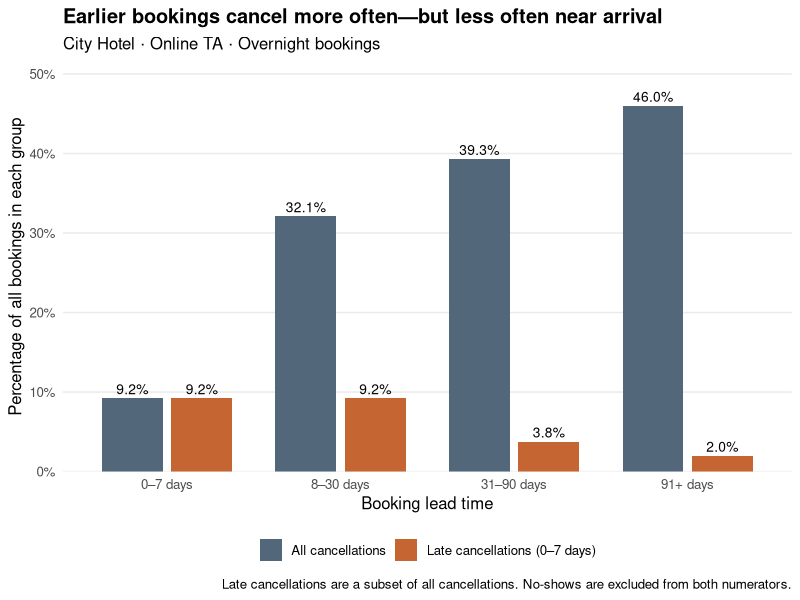
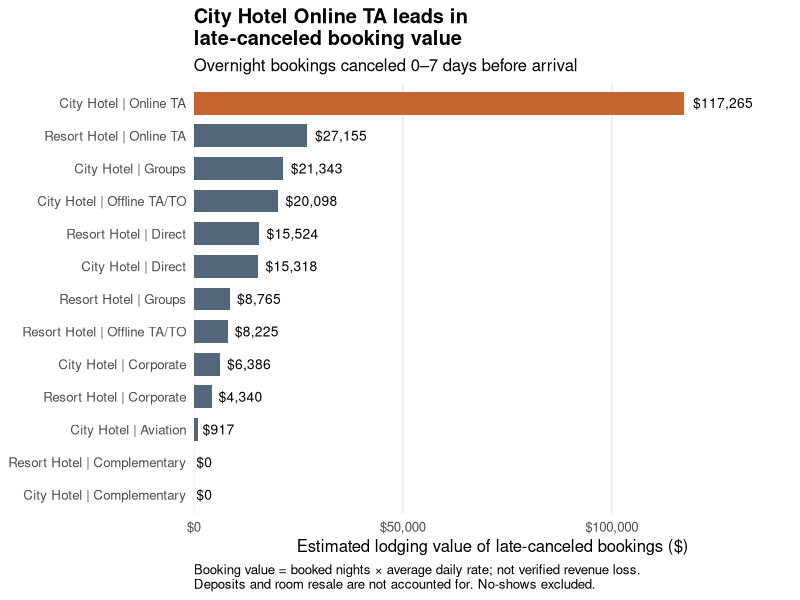
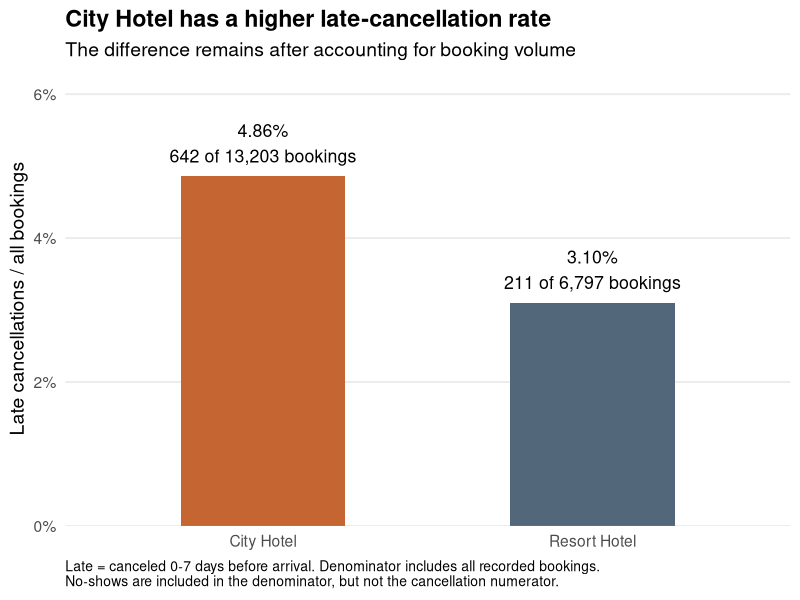
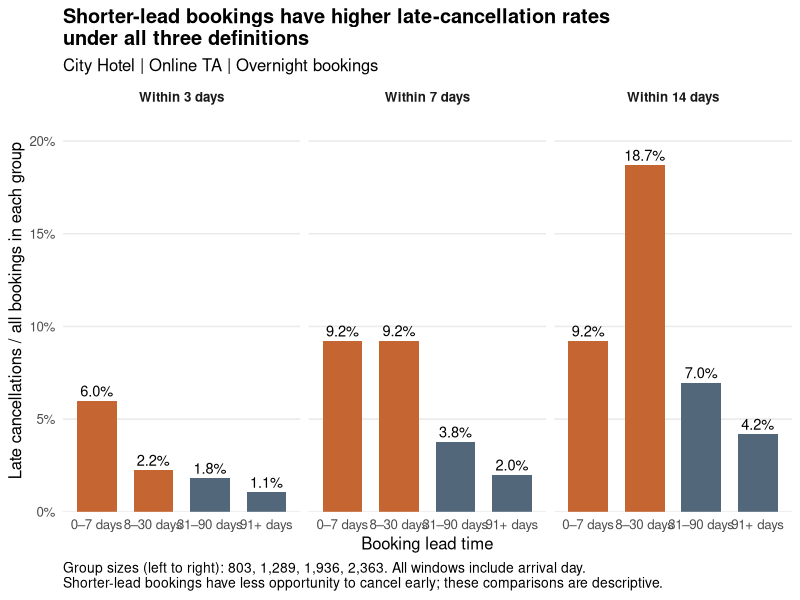
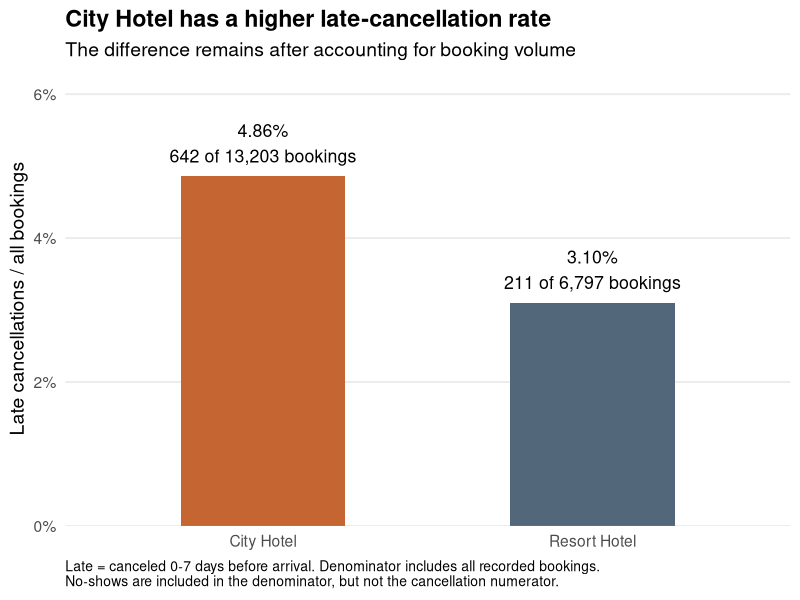
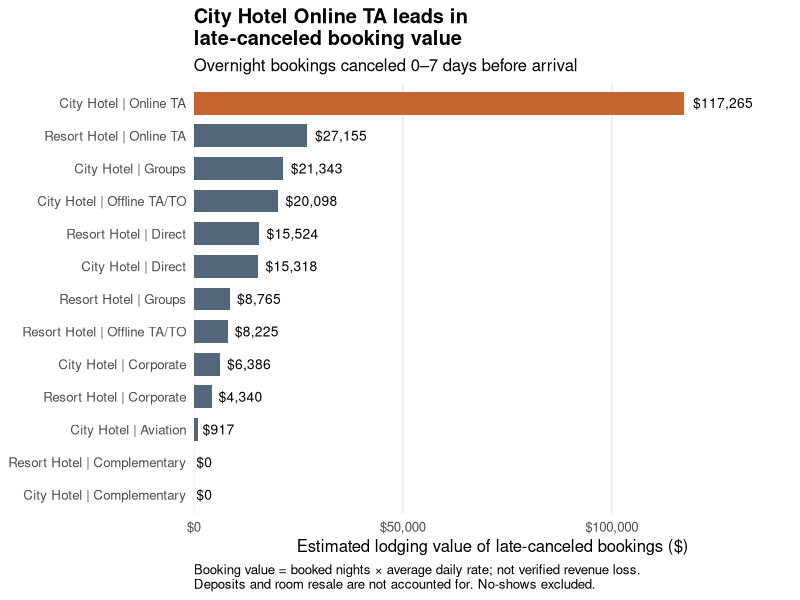
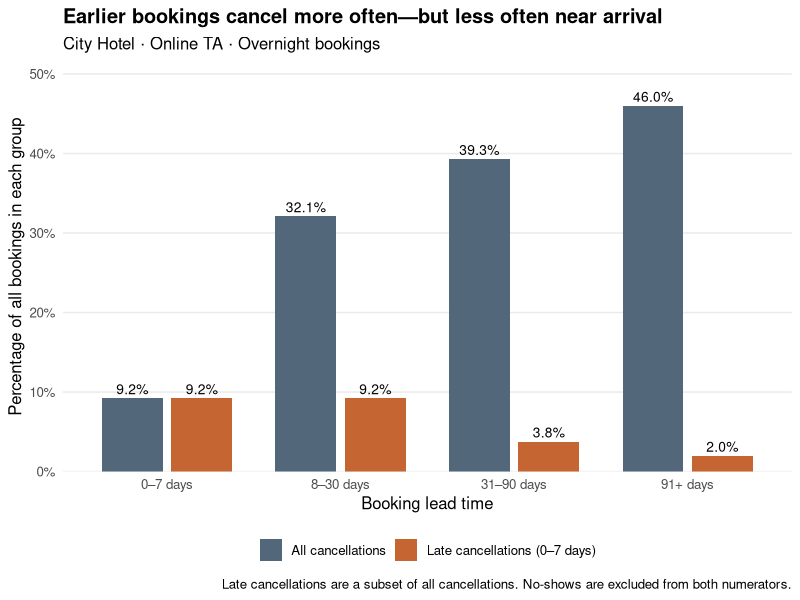
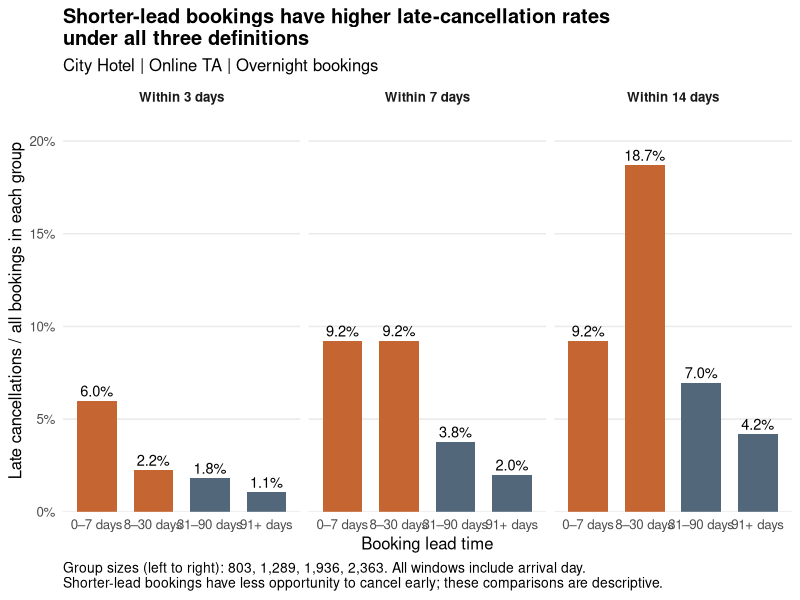

Generate these figures, in order, with R:
# PROJECT MAP --------------------------------------------------------------
# Working question: Where are late cancellations concentrated, and what
# evidence can guide a targeted response by NC Hotel Group?
# Late = canceled 0-7 days before arrival, including arrival day.
# One row = one booking, not one guest. No-shows are analyzed separately
# from actual cancellations here: only status == "Canceled" is selected.
# Booking value = booked nights * daily rate; this is NOT verified revenue loss.
#
# Sections below follow the questions we have explored together:
# Q1 outcomes; Q2 notice timing; Q3 property comparison; Q4 channels;
# Q5 nights/rates quality checks; Q6 booking value; Q7 deposit terms.
# Remaining: reconcile inclusion rules, select one focused follow-up,
# check 3/7/14-day definitions, then synthesize charts and recommendations.

# SETUP: Load packages and the original reservations ------------------------
library(tidyverse)
library(lubridate)

nc_hotel <- read.csv("nc_hotel_group.csv")

# Q1. What does each outcome mean, and how is canceled coded? ----------------
# Earlier output: 7,348 Canceled; 12,462 Check-Out; 190 No-Show.
# Both Canceled and No-Show have canceled == 1.
# Count outcomes and inspect cancellation dates in separate pipelines.

#glimpse(nc_hotel)

nc_hotel |> 
  count(status, canceled)

nc_hotel |>
  filter(status == "Canceled") |>
  select(status, status_date) |> 
  head()


class(nc_hotel$status_date)

# Q2. How far before arrival do actual cancellations occur? -----------------
# Subtract cancellation date from arrival date; negative values need review.
# Keep actual cancellations and calculate advance notice
cancellations <- nc_hotel |>
  filter(status == "Canceled") |>
  mutate(
    status_date = ymd(status_date),
    arrival_date = make_date(
      year = arrival_year,
      month = match(arrival_month, month.name),
      day = arrival_day_of_month
    ),
    days_before_arrival = as.numeric(arrival_date - status_date)
  )

# Check the resulting dates and differences
cancellations |> 
  select(arrival_date, status_date, days_before_arrival) |>
  head()

# Check for missing dates and cancellations recorded after arrival
cancellations |>
  summarise(
    total_cancellations = n(),
    missing_notice = sum(is.na(days_before_arrival)),
    negative_notice = sum(days_before_arrival < 0, na.rm = TRUE),
    same_day = sum(days_before_arrival == 0, na.rm = TRUE)
  )

# Inspect any records with negative notice
cancellations |>
  filter(days_before_arrival < 0) |>
  select(property, arrival_date, status_date, days_before_arrival)

# Inspect the overall distribution
summary(cancellations$days_before_arrival)

# Q2b. What share of cancellations happen within 0-7 days of arrival? --------
# Denominator: all canceled bookings (7,348), not all reservations.
# Earlier result: 853 / 7,348 = about 11.61%.
# Check missing_notice above: missing notice must not silently count as nonlate.
cancellations |> 
  summarise(
    total_cancellations = n(),
    late_cancellations = sum(
      days_before_arrival >= 0 & days_before_arrival <= 7,
      na.rm = TRUE
    ),
    late_percentage = late_cancellations / total_cancellations * 100
  )

# Q3a. Among cancellations, does the late share differ by property? ----------
# Earlier results: City 11.7%; Resort 11.4%. These are NOT all-booking rates.
cancellations |>
  group_by(property) |>
  summarise(
    total_cancellations = n(),
    late_cancellations = sum(
      days_before_arrival >= 0 & days_before_arrival <= 7,
      na.rm = TRUE
    ),
    late_percentage = late_cancellations / total_cancellations * 100
  )

# Q3b. What fraction of ALL bookings cancel late at each property? -----------
# Numerator comes from cancellations; denominator comes from nc_hotel.
# Earlier results: City 642/13,203 = 4.86%; Resort 211/6,797 = 3.10%.
late_cancellation <- cancellations |> 
  group_by(property) |> 
  summarise(
    late_cancellations = sum(
        days_before_arrival >= 0 & days_before_arrival <= 7,
      na.rm = TRUE
    ),
    .groups = "drop"
  ) 

booking_total <- nc_hotel |> 
  group_by(property) |> 
  summarise(
    total_booking = n(),
    .groups = "drop"
  )

booking_total |>
  left_join(late_cancellation, by = "property") |>
  mutate(
    late_rate_all_bookings = late_cancellations / total_booking * 100
  )
   
# Q4. Which property/channel combinations contribute late cancellations? ----
# Compare both counts (scale) and rates (frequency); small groups are unstable.
# City Online TA: 313 late cancellations among 6,409 bookings (4.88%).
 channel_totals <- nc_hotel |> 
   group_by(property, booking_channel) |> 
   summarise(
    total_booking = n(),
    .groups = "drop"
)

channel_late <- cancellations |> 
  group_by(property, booking_channel) |> 
   summarise(
    late_cancellations = sum(
        days_before_arrival >= 0 & days_before_arrival <= 7,
      na.rm = TRUE
    ),
    .groups = "drop"
  )

channel_totals |> 
  left_join(channel_late, by = c("property", "booking_channel")) |> 
  replace_na(list(late_cancellations = 0)) |> 
  mutate(
    late_rate = late_cancellations / total_booking * 100
  ) |> 
  arrange(desc(late_cancellations))

# Q5a. Are booked stay lengths suitable for a booking-value calculation? -----
# 105 zero-night records; no missing lengths. Zero nights does not mean
# no reservation or low hotel occupancy. Preserve original records for now.
nc_hotel <- nc_hotel |>
  mutate(
    total_nights = weekend_stays + week_stays
  )

# Inspect the distribution
summary(nc_hotel$total_nights)

nc_hotel |>
  summarise(
    zero_night_bookings = sum(total_nights == 0, na.rm = TRUE),
    missing_total_nights = sum(is.na(total_nights))
  )

# Examine zero-night bookings by property and outcome
nc_hotel |>
  filter(total_nights == 0) |>
  count(property, status)

# Q5b. Are daily rates missing, zero, negative, or unusually high? ------------
# Earlier checks: 293 zeros, no negatives/missing; maximum $451.50.
# Zero rates may be legitimate; a high rate alone is not proof of an error.
summary(nc_hotel$average_daily_rate)

nc_hotel |> 
  summarise(
    zero_rate_bookings = sum(average_daily_rate == 0, na.rm = TRUE),
    negative_rate = sum(average_daily_rate < 0, na.rm = TRUE),
    missing_rates = sum(is.na(average_daily_rate)),
    all_booking = n()
  ) 

nc_hotel |> 
  arrange(desc(average_daily_rate)) |> 
  select(property, status, total_nights,average_daily_rate) |> 
  head()

# Q6. Which channels have the most lodging value attached to late cancels? ---
# Updating nc_hotel did not update the separately created cancellations table.
# The filter below excludes zero-night records for the overnight-value analysis.
cancellations <- cancellations |> 
  mutate(
    total_nights = weekend_stays + week_stays
  )

late_cancellation_values <- cancellations |> 
  filter(
    days_before_arrival >= 0 & days_before_arrival <= 7 & total_nights > 0
  ) |> 
  mutate(
    booking_value = total_nights * average_daily_rate
  )
  

channel_value_summary <- late_cancellation_values |> 
  group_by(property, booking_channel) |> 
  summarise(
    late_cancellations = n(),
    summed_booking = sum(booking_value, na.rm = TRUE),
    .groups = "drop"
  ) |> 
  arrange(desc(summed_booking))

channel_value_summary

# Q7a. What deposit terms do City Online TA late cancellations have? ----------
# Earlier result: 312 No Deposit (~$117,143); 1 Non Refund (~$122).
# These are counts among late cancellations, not deposit-specific risk rates.
late_cancellation_values |> 
  filter(property == "City Hotel", booking_channel == "Online TA") |> 
  group_by(deposit_terms) |> 
  summarise(
    total_booking = n(),
    summed_booking = sum(booking_value, na.rm = TRUE)
  )

# Q7b. What are late-cancellation rates within each deposit category? --------
# Both tables below exclude zero-night bookings consistently.
# Earlier results: No Deposit 312/6,383; Non Refund 1/6; Refundable 0/2.
# Deposit groups are too small for a reliable comparison of deposit effects.
# Terms are not proof of collected payments; observational rates are not causal.
# Count all overnight bookings by deposit terms
deposit_totals <- nc_hotel |>
  filter(
    property == "City Hotel",
    booking_channel == "Online TA",
    total_nights > 0
  ) |>
  group_by(deposit_terms) |>
  summarise(
    all_bookings = n(),
    .groups = "drop"
  )

# Count late-canceled overnight bookings by deposit terms
deposit_late <- late_cancellation_values |>
  filter(
    property == "City Hotel",
    booking_channel == "Online TA",
    total_nights > 0
  ) |>
  group_by(deposit_terms) |>
  summarise(
    late_cancellations = n(),
    .groups = "drop"
  )

# Join the summaries and calculate rates
deposit_comparison <- deposit_totals |>
  left_join(deposit_late, by = "deposit_terms") |>
  replace_na(list(late_cancellations = 0L)) |>
  mutate(
    late_rate = late_cancellations / all_bookings * 100
  )

deposit_comparison

# NEXT STEPS (not yet implemented) -----------------------------------------
# 1. Finish relevant quality checks and align inclusion rules across summaries.
#    Check zero-guest bookings and missing/Undefined categories where relevant.
# 2. Optional focused follow-up: late-cancellation rates by advance_time group
#    within City Online TA. advance_time is booking-to-arrival, not cancel notice.
# 3. Recalculate key comparisons using 3 and 14 days instead of 7 to check
#    whether the main finding depends on our chosen definition of late.
# 4. Choose a small set of charts, recommendations, and explicit limitations.
#    Deposit effectiveness and a safe overbooking number are not established.
# 5. Prepare reproducible analysis, <=10-slide PDF, and interview explanations.

nc_hotel |>
  filter(
    property == "City Hotel",
    booking_channel == "Online TA",
    total_nights > 0
  ) |>
  select(advance_time) |> 
  summary()


# Select our segment and create booking lead-time groups
city_online_bookings <- nc_hotel |>
  filter(
    property == "City Hotel",
    booking_channel == "Online TA",
    total_nights > 0
  ) |>
  mutate(
    lead_time_group = case_when(
      is.na(advance_time) ~ "Missing",
      advance_time < 0 ~ "Invalid",
      advance_time <= 7 ~ "0–7 days",
      advance_time <= 30 ~ "8–30 days",
      advance_time <= 90 ~ "31–90 days",
      TRUE ~ "91+ days"
    ),
    lead_time_group = factor(
      lead_time_group,
      levels = c(
        "0–7 days", "8–30 days", "31–90 days",
        "91+ days", "Missing", "Invalid"
      )
    )
  )

# Check the number of bookings in each group
city_online_bookings |>
  count(lead_time_group, name = "all_bookings")

city_online_bookings <- city_online_bookings |>
  mutate(
    status_date = ymd(status_date),
    arrival_date = make_date(
      year = arrival_year,
      month = match(arrival_month, month.name),
      day = arrival_day_of_month
    ),
    days_before_arrival = if_else(
      status == "Canceled",
      as.numeric(arrival_date - status_date),
      NA_real_
  )
)

lead_time_summary <- city_online_bookings |>
  group_by(lead_time_group) |>
  summarise(
    all_bookings = n(),
    actual_cancellations = sum(status == "Canceled", na.rm = TRUE),
    late_3_days = sum(
      status == "Canceled" &
        days_before_arrival >= 0 & days_before_arrival <= 3,
      na.rm = TRUE
    ),
    late_cancellations = sum(
      status == "Canceled" &
        days_before_arrival >= 0 & days_before_arrival <= 7,
      na.rm = TRUE
    ),
    late_14_days = sum(
      status == "Canceled" &
        days_before_arrival >= 0 & days_before_arrival <= 14,
      na.rm = TRUE
    ),
    .groups = "drop"
  ) |>
  mutate(
    cancellation_rate = actual_cancellations / all_bookings * 100,
    late_3_days_rate = late_3_days / all_bookings * 100,
    late_cancellation_rate = late_cancellations / all_bookings * 100,
    late_14_days_rate = late_14_days / all_bookings * 100
  )

lead_time_summary


# List every column name
names(nc_hotel)

# Find columns whose names may describe guest counts
guest_counts <- nc_hotel |>
  select(matches("adult|child|bab|infant|guest", ignore.case = TRUE))

# Inspect the selected column names and distributions
names(guest_counts)
summary(guest_counts)

# Count missing values in each selected column
guest_counts |>
  summarise(
    across(everything(), ~ sum(is.na(.x)))
  )

nc_hotel |> 
  filter(num_adults == 0, num_children == 0) |> 
  count(property, status)

nc_hotel |> 
  arrange(desc(num_adults)) |> 
  select( property, booking_channel, num_adults, num_children, total_nights, average_daily_rate, status) |> 
  head()

late_cancellation_values |> 
  filter(num_adults == 0, num_children == 0) |> 
  select( property, booking_channel, num_adults, days_before_arrival, total_nights, booking_value)

# Reshape the two rate columns for plotting
lead_time_plot_data <- lead_time_summary |>
  select(
    lead_time_group,
    cancellation_rate,
    late_cancellation_rate
  ) |>
  pivot_longer(
    cols = c(cancellation_rate, late_cancellation_rate),
    names_to = "measure",
    values_to = "rate"
  ) |>
  mutate(
    measure = recode(
      measure,
      cancellation_rate = "All cancellations",
      late_cancellation_rate = "Late cancellations (0–7 days)"
    )
  )

# Compare the rates within each booking lead-time group
lead_time_plot <- ggplot(
  lead_time_plot_data,
  aes(x = lead_time_group, y = rate, fill = measure)
) +
  geom_col(position = position_dodge(width = 0.8), width = 0.7) +
  geom_text(
    aes(label = sprintf("%.1f%%", rate)),
    position = position_dodge(width = 0.8),
    vjust = -0.4,
    size = 3.5
  ) +
  scale_fill_manual(
    values = c(
      "All cancellations" = "#526779",
      "Late cancellations (0–7 days)" = "#C46532"
    )
  ) +
  scale_y_continuous(
    labels = scales::label_number(suffix = "%"),
    expand = expansion(mult = c(0, 0.12))
  ) +
  labs(
    title = "Earlier bookings cancel more often—but less often near arrival",
    subtitle = "City Hotel · Online TA · Overnight bookings",
    x = "Booking lead time",
    y = "Percentage of all bookings in each group",
    fill = NULL,
    caption = "Late cancellations are a subset of all cancellations. No-shows are excluded from both numerators."
  ) +
  theme_minimal(base_size = 12) +
  theme(
    legend.position = "bottom",
    panel.grid.major.x = element_blank(),
    panel.grid.minor = element_blank(),
    plot.title = element_text(face = "bold")
  )

print(lead_time_plot)

# Q6 CHART. Where is estimated late-canceled booking value concentrated? -----
# Reuse the saved Q6 summary; one bar represents one property/channel pair.
# Zero-value categories remain visible through their labels and $0 annotations.
channel_value_plot_data <- channel_value_summary |>
  mutate(
    channel_label = paste(property, booking_channel, sep = " | "),
    highlight = property == "City Hotel" & booking_channel == "Online TA"
  )

channel_value_plot <- ggplot(
  channel_value_plot_data,
  aes(
    x = summed_booking,
    y = reorder(channel_label, summed_booking),
    fill = highlight
  )
) +
  geom_col(width = 0.7) +
  geom_text(
    aes(label = scales::dollar(summed_booking, accuracy = 1)),
    hjust = -0.15,
    size = 3.5
  ) +
  scale_fill_manual(
    values = c("FALSE" = "#526779", "TRUE" = "#C46532"),
    guide = "none"
  ) +
  scale_x_continuous(
    labels = scales::label_dollar(),
    expand = expansion(mult = c(0, 0.22))
  ) +
  labs(
    title = "City Hotel Online TA leads in\nlate-canceled booking value",
    subtitle = "Overnight bookings canceled 0–7 days before arrival",
    x = "Estimated lodging value of late-canceled bookings ($)",
    y = NULL,
    caption = paste(
      "Booking value = booked nights × average daily rate; not verified revenue loss.",
      "Deposits and room resale are not accounted for. No-shows excluded.",
      sep = "\n"
    )
  ) +
  theme_minimal(base_size = 12) +
  theme(
    panel.grid.major.y = element_blank(),
    panel.grid.minor = element_blank(),
    plot.title = element_text(face = "bold"),
    plot.caption = element_text(hjust = 0)
  )

print(channel_value_plot)

# Q3 CHART. Is the property difference just a matter of booking volume? ------
# Use ALL recorded bookings, matching Q3 (including zero-night records).
# Labels give numerator and denominator so the rate has visible context.
property_plot_data <- booking_total |>
  left_join(late_cancellation, by = "property") |>
  replace_na(list(late_cancellations = 0L)) |>
  mutate(
    late_rate = late_cancellations / total_booking * 100,
    bar_label = sprintf(
      "%.2f%%\n%s of %s bookings",
      late_rate,
      scales::comma(late_cancellations),
      scales::comma(total_booking)
    )
  )

property_rate_plot <- ggplot(
  property_plot_data, aes(x = property, y = late_rate, fill = property)
) +
  geom_col(width = 0.5, show.legend = FALSE) +
  geom_text(aes(label = bar_label), vjust = -0.35, size = 4.5) +
  scale_fill_manual(values = c("City Hotel" = "#C46532", "Resort Hotel" = "#526779")) +
  scale_y_continuous(
    labels = scales::label_number(suffix = "%"),
    expand = expansion(mult = c(0, 0.3))
  ) +
  labs(
    title = "City Hotel has a higher late-cancellation rate",
    subtitle = "The difference remains after accounting for booking volume",
    x = NULL,
    y = "Late cancellations / all bookings",
    caption = paste(
      "Late = canceled 0-7 days before arrival. Denominator includes all recorded bookings.",
      "No-shows are included in the denominator, but not the cancellation numerator.",
      sep = "\n"
    )
  ) +
  theme_minimal(base_size = 14) +
  theme(
    panel.grid.major.x = element_blank(),
    panel.grid.minor = element_blank(),
    plot.title = element_text(face = "bold"),
    plot.caption = element_text(hjust = 0, size = 10)
  )

print(property_rate_plot)

# SENSITIVITY CHART. Does the conclusion depend on defining late as 7 days? --
# Each panel changes only the cancellation window; denominators and booking
# lead-time groups stay fixed. Shared y-axis scales allow fair comparison.
sensitivity_plot_data <- lead_time_summary |>
  select(lead_time_group, all_bookings, late_3_days_rate,
         late_cancellation_rate, late_14_days_rate) |>
  pivot_longer(
    cols = c(late_3_days_rate, late_cancellation_rate, late_14_days_rate),
    names_to = "window", values_to = "rate"
  ) |>
  mutate(
    window = factor(
      window,
      levels = c("late_3_days_rate", "late_cancellation_rate", "late_14_days_rate"),
      labels = c("Within 3 days", "Within 7 days", "Within 14 days")
    ),
    shorter_lead = lead_time_group %in% c("0–7 days", "8–30 days")
  )

sensitivity_plot <- ggplot(
  sensitivity_plot_data, aes(x = lead_time_group, y = rate, fill = shorter_lead)
) +
  geom_col(width = 0.7, show.legend = FALSE) +
  geom_text(aes(label = sprintf("%.1f%%", rate)), vjust = -0.4, size = 3.7) +
  facet_wrap(~ window, nrow = 1) +
  scale_fill_manual(values = c("TRUE" = "#C46532", "FALSE" = "#526779")) +
  scale_y_continuous(
    labels = scales::label_number(suffix = "%"),
    expand = expansion(mult = c(0, 0.16))
  ) +
  labs(
    title = "Shorter-lead bookings have higher late-cancellation rates\nunder all three definitions",
    subtitle = "City Hotel | Online TA | Overnight bookings",
    x = "Booking lead time",
    y = "Late cancellations / all bookings in each group",
    caption = paste(
      "Group sizes (left to right): 803, 1,289, 1,936, 2,363. All windows include arrival day.",
      "Shorter-lead bookings have less opportunity to cancel early; these comparisons are descriptive.",
      sep = "\n"
    )
  ) +
  theme_minimal(base_size = 12) +
  theme(
    panel.grid.major.x = element_blank(),
    panel.grid.minor = element_blank(),
    plot.title = element_text(face = "bold"),
    strip.text = element_text(face = "bold"),
    plot.caption = element_text(hjust = 0, size = 10)
  )

print(sensitivity_plot)

# EXPORT. Explicit plot arguments prevent saving the wrong last-displayed plot.
# PNG files are ready to insert into slides; rerunning updates these files.
dir.create("figures", showWarnings = FALSE)
ggsave("figures/01_property_late_rates.png", property_rate_plot,
       width = 11, height = 6.5, dpi = 300, bg = "white")
ggsave("figures/02_channel_booking_value.png", channel_value_plot,
       width = 12, height = 8, dpi = 300, bg = "white")
ggsave("figures/03_lead_time_rates.png", lead_time_plot,
       width = 12, height = 7, dpi = 300, bg = "white")
ggsave("figures/04_window_sensitivity.png", sensitivity_plot,
       width = 13, height = 7, dpi = 300, bg = "white")
